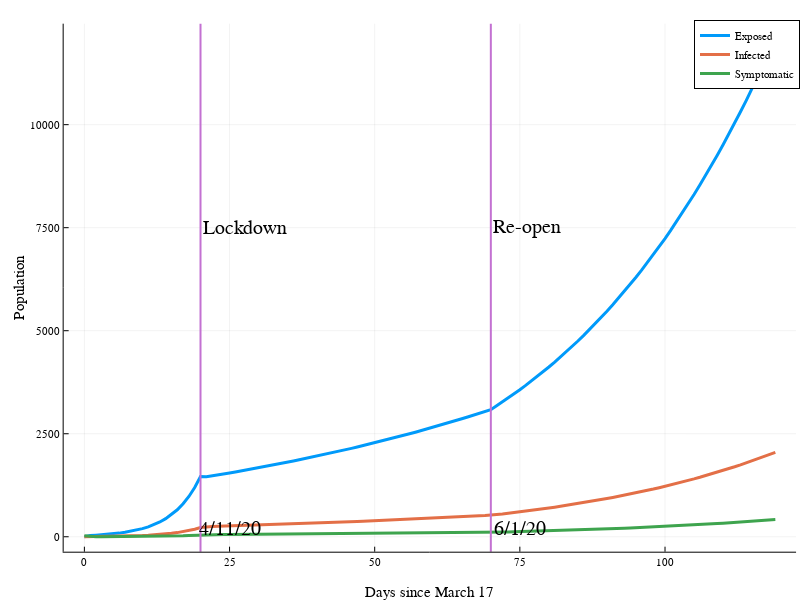

The cell this chart's notebook holds for it:
### Code cell
outer

### Figure 1 — Plotly figure (JSON) as saved in the notebook; plotly's stock layout.template omitted (floating-point values rounded to 4 significant figures)
{"data": [{"colorbar": {"title": ""}, "legendgroup": "Exposed", "line": {"color": "rgba(0, 154, 250, 1.000)", "dash": "solid", "shape": "linear", "width": 3}, "mode": "lines", "name": "Exposed", "showlegend": true, "type": "scatter", "x": [0, 1, 2, 3, 4, 5, 6, 7, 8, 9, 10, 11, 12, 13, 14, 15, 16, 17, 18, 19, 20, 21, 22, 23, 24, 25, 26, 27, 28, 29, 30, 31, 32, 33, 34, 35, 36, 37, 38, 39, 40, 41, 42, 43, 44, 45, 46, 47, 48, 49, 50, 51, 52, 53, 54, 55, 56, 57, 58, 59, 60, 61, 62, 63, 64, 65, 66, 67, 68, 69, 70, 71, 72, 73, 74, 75, 76, 77, 78, 79, 80, 81, 82, 83, 84, 85, 86, 87, 88, 89, 90, 91, 92, 93, 94, 95, 96, 97, 98, 99, 100, 101, 102, 103, 104, 105, 106, 107, 108, 109, 110, 111, 112, 113, 114, 115, 116, 117, 118, 119], "xaxis": "x1", "y": [0, 29.86, 39.49, 48.45, 59.19, 72.31, 88.35, 108.0, 131.9, 161.2, 196.9, 240.6, 294.0, 359.2, 438.9, 536.2, 655.1, 800.4, 977.9, 1195.0, 1460.0, 1459.0, 1478.0, 1500.0, 1524.0, 1548.0, 1573.0, 1597.0, 1623.0, 1648.0, 1674.0, 1700.0, 1727.0, 1754.0, 1782.0, 1809.0, 1838.0, 1866.0, 1896.0, 1925.0, 1955.0, 1986.0, 2017.0, 2048.0, 2080.0, 2112.0, 2145.0, 2178.0, 2212.0, 2246.0, 2280.0, 2315.0, 2351.0, 2387.0, 2424.0, 2461.0, 2499.0, 2537.0, 2576.0, 2615.0, 2655.0, 2695.0, 2736.0, 2778.0, 2820.0, 2863.0, 2906.0, 2950.0, 2994.0, 3039.0, 3085.0, 3180.0, 3274.0, 3369.0, 3468.0, 3569.0, 3673.0, 3780.0, 3890.0, 4003.0, 4119.0, 4239.0, 4361.0, 4487.0, 4617.0, 4750.0, 4887.0, 5027.0, 5172.0, 5320.0, 5472.0, 5628.0, 5789.0, 5954.0, 6123.0, 6297.0, 6475.0, 6658.0, 6846.0, 7039.0, 7237.0, 7439.0, 7648.0, 7861.0, 8080.0, 8304.0, 8534.0, 8770.0, 9012.0, 9259.0, 9513.0, 9773.0, 10040.0, 10310.0, 10590.0, 10880.0, 11170.0, 11470.0, 11770.0, 12090.0], "yaxis": "y1", "zmax": null, "zmin": null}, {"colorbar": {"title": ""}, "legendgroup": "Infected", "line": {"color": "rgba(227, 111, 71, 1.000)", "dash": "solid", "shape": "linear", "width": 3}, "mode": "lines", "name": "Infected", "showlegend": true, "type": "scatter", "x": [0, 1, 2, 3, 4, 5, 6, 7, 8, 9, 10, 11, 12, 13, 14, 15, 16, 17, 18, 19, 20, 21, 22, 23, 24, 25, 26, 27, 28, 29, 30, 31, 32, 33, 34, 35, 36, 37, 38, 39, 40, 41, 42, 43, 44, 45, 46, 47, 48, 49, 50, 51, 52, 53, 54, 55, 56, 57, 58, 59, 60, 61, 62, 63, 64, 65, 66, 67, 68, 69, 70, 71, 72, 73, 74, 75, 76, 77, 78, 79, 80, 81, 82, 83, 84, 85, 86, 87, 88, 89, 90, 91, 92, 93, 94, 95, 96, 97, 98, 99, 100, 101, 102, 103, 104, 105, 106, 107, 108, 109, 110, 111, 112, 113, 114, 115, 116, 117, 118, 119], "xaxis": "x1", "y": [2, 3.514, 5.72, 7.366, 9.075, 11.1, 13.57, 16.58, 20.25, 24.75, 30.24, 36.95, 45.14, 55.16, 67.39, 82.34, 100.6, 122.9, 150.2, 183.5, 224.2, 245.5, 251.5, 255.7, 259.8, 263.9, 268.0, 272.3, 276.6, 280.9, 285.3, 289.8, 294.4, 299.0, 303.7, 308.4, 313.3, 318.2, 323.1, 328.2, 333.3, 338.5, 343.8, 349.1, 354.5, 360.0, 365.6, 371.3, 377.0, 382.8, 388.8, 394.8, 400.8, 407.0, 413.3, 419.6, 426.0, 432.5, 439.2, 445.9, 452.7, 459.6, 466.6, 473.6, 480.8, 488.1, 495.5, 503.0, 510.6, 518.3, 526.0, 538.3, 553.7, 569.8, 586.5, 603.6, 621.2, 639.3, 657.9, 677.1, 696.7, 716.9, 737.7, 759.0, 781.0, 803.5, 826.7, 850.4, 874.9, 900.0, 925.8, 952.2, 979.4, 1007.0, 1036.0, 1065.0, 1096.0, 1127.0, 1158.0, 1191.0, 1225.0, 1259.0, 1294.0, 1330.0, 1368.0, 1406.0, 1445.0, 1485.0, 1526.0, 1568.0, 1611.0, 1655.0, 1700.0, 1746.0, 1793.0, 1842.0, 1892.0, 1942.0, 1994.0, 2047.0], "yaxis": "y1", "zmax": null, "zmin": null}, {"colorbar": {"title": ""}, "legendgroup": "Symptomatic", "line": {"color": "rgba(62, 164, 78, 1.000)", "dash": "solid", "shape": "linear", "width": 3}, "mode": "lines", "name": "Symptomatic", "showlegend": true, "type": "scatter", "x": [0, 1, 2, 3, 4, 5, 6, 7, 8, 9, 10, 11, 12, 13, 14, 15, 16, 17, 18, 19, 20, 21, 22, 23, 24, 25, 26, 27, 28, 29, 30, 31, 32, 33, 34, 35, 36, 37, 38, 39, 40, 41, 42, 43, 44, 45, 46, 47, 48, 49, 50, 51, 52, 53, 54, 55, 56, 57, 58, 59, 60, 61, 62, 63, 64, 65, 66, 67, 68, 69, 70, 71, 72, 73, 74, 75, 76, 77, 78, 79, 80, 81, 82, 83, 84, 85, 86, 87, 88, 89, 90, 91, 92, 93, 94, 95, 96, 97, 98, 99, 100, 101, 102, 103, 104, 105, 106, 107, 108, 109, 110, 111, 112, 113, 114, 115, 116, 117, 118, 119], "xaxis": "x1", "y": [22, 4.514, 1.681, 1.459, 1.698, 2.064, 2.521, 3.08, 3.763, 4.598, 5.618, 6.865, 8.388, 10.25, 12.52, 15.3, 18.69, 22.84, 27.9, 34.09, 41.65, 48.41, 51.25, 52.55, 53.48, 54.34, 55.21, 56.08, 56.96, 57.86, 58.77, 59.69, 60.63, 61.58, 62.55, 63.53, 64.52, 65.53, 66.56, 67.6, 68.65, 69.72, 70.81, 71.91, 73.03, 74.16, 75.31, 76.48, 77.67, 78.87, 80.08, 81.32, 82.57, 83.84, 85.13, 86.44, 87.77, 89.11, 90.48, 91.86, 93.26, 94.68, 96.12, 97.59, 99.07, 100.6, 102.1, 103.6, 105.2, 106.8, 108.4, 110.4, 113.3, 116.5, 119.9, 123.4, 127.0, 130.7, 134.5, 138.4, 142.4, 146.5, 150.8, 155.2, 159.6, 164.3, 169.0, 173.9, 178.9, 184.0, 189.3, 194.7, 200.3, 206.0, 211.8, 217.9, 224.0, 230.4, 236.9, 243.6, 250.5, 257.5, 264.7, 272.1, 279.7, 287.5, 295.5, 303.7, 312.1, 320.7, 329.5, 338.5, 347.8, 357.3, 367.0, 376.9, 387.1, 397.5, 408.2, 419.1], "yaxis": "y1", "zmax": null, "zmin": null}, {"colorbar": {"title": ""}, "legendgroup": "", "line": {"color": "rgba(195, 113, 210, 1.000)", "dash": "solid", "shape": "linear", "width": 2}, "mode": "lines", "name": "", "showlegend": false, "type": "scatter", "x": [20, 20], "xaxis": "x1", "y": [-1282000.0, 1294000.0], "yaxis": "y1", "zmax": null, "zmin": null}, {"colorbar": {"title": ""}, "legendgroup": "", "line": {"color": "rgba(195, 113, 210, 1.000)", "dash": "solid", "shape": "linear", "width": 2}, "mode": "lines", "name": "", "showlegend": false, "type": "scatter", "x": [70, 70], "xaxis": "x1", "y": [-1282000.0, 1294000.0], "yaxis": "y1", "zmax": null, "zmin": null}], "layout": {"annotations": [{"font": {"color": "rgba(0, 0, 0, 1.000)", "family": "sans-serif", "size": 20}, "rotation": 0, "showarrow": false, "text": "Lockdown", "x": 20, "xanchor": "left", "xref": "x", "y": 7500, "yanchor": "middle", "yref": "y"}, {"font": {"color": "rgba(0, 0, 0, 1.000)", "family": "sans-serif", "size": 20}, "rotation": 0, "showarrow": false, "text": "Re-open", "x": 70, "xanchor": "left", "xref": "x", "y": 7500, "yanchor": "middle", "yref": "y"}, {"font": {"color": "rgba(0, 0, 0, 1.000)", "family": "sans-serif", "size": 20}, "rotation": 0, "showarrow": false, "text": "4/11/20", "x": 25, "xanchor": "center", "xref": "x", "y": -100, "yanchor": "bottom", "yref": "y"}, {"font": {"color": "rgba(0, 0, 0, 1.000)", "family": "sans-serif", "size": 20}, "rotation": 0, "showarrow": false, "text": "6/1/20", "x": 75, "xanchor": "center", "xref": "x", "y": -100, "yanchor": "bottom", "yref": "y"}], "height": 600, "legend": {"bgcolor": "rgba(255, 255, 255, 1.000)", "bordercolor": "rgba(0, 0, 0, 1.000)", "borderwidth": 1, "font": {"color": "rgba(0, 0, 0, 1.000)", "family": "sans-serif", "size": 11}, "tracegroupgap": 0, "traceorder": "normal", "x": 1, "xanchor": "auto", "y": 1, "yanchor": "auto"}, "margin": {"b": 20, "l": 0, "r": 0, "t": 20}, "paper_bgcolor": "rgba(255, 255, 255, 1.000)", "plot_bgcolor": "rgba(255, 255, 255, 1.000)", "showlegend": true, "width": 800, "xaxis": {"anchor": "y1", "domain": [0.07957, 0.9951], "gridcolor": "rgba(0, 0, 0, 0.100)", "gridwidth": 0.5, "linecolor": "rgba(0, 0, 0, 1.000)", "mirror": false, "range": [-3.57, 122.6], "showgrid": true, "showline": true, "showticklabels": true, "tickangle": 0, "tickcolor": "rgb(0, 0, 0)", "tickfont": {"color": "rgba(0, 0, 0, 1.000)", "family": "sans-serif", "size": 11}, "tickmode": "array", "ticks": "inside", "ticktext": ["0", "25", "50", "75", "100"], "tickvals": [0, 25, 50, 75, 100], "title": "Days since March 17", "titlefont": {"color": "rgba(0, 0, 0, 1.000)", "family": "sans-serif", "size": 15}, "type": "-", "visible": true, "zeroline": false, "zerolinecolor": "rgba(0, 0, 0, 1.000)"}, "yaxis": {"anchor": "x1", "domain": [0.05054, 0.9934], "gridcolor": "rgba(0, 0, 0, 0.100)", "gridwidth": 0.5, "linecolor": "rgba(0, 0, 0, 1.000)", "mirror": false, "range": [-362.6, 12450.0], "showgrid": true, "showline": true, "showticklabels": true, "tickangle": 0, "tickcolor": "rgb(0, 0, 0)", "tickfont": {"color": "rgba(0, 0, 0, 1.000)", "family": "sans-serif", "size": 11}, "tickmode": "array", "ticks": "inside", "ticktext": ["0", "2500", "5000", "7500", "10000"], "tickvals": [0, 2500, 5000, 7500, 10000], "title": "Population", "titlefont": {"color": "rgba(0, 0, 0, 1.000)", "family": "sans-serif", "size": 15}, "type": "-", "visible": true, "zeroline": false, "zerolinecolor": "rgba(0, 0, 0, 1.000)"}}}
